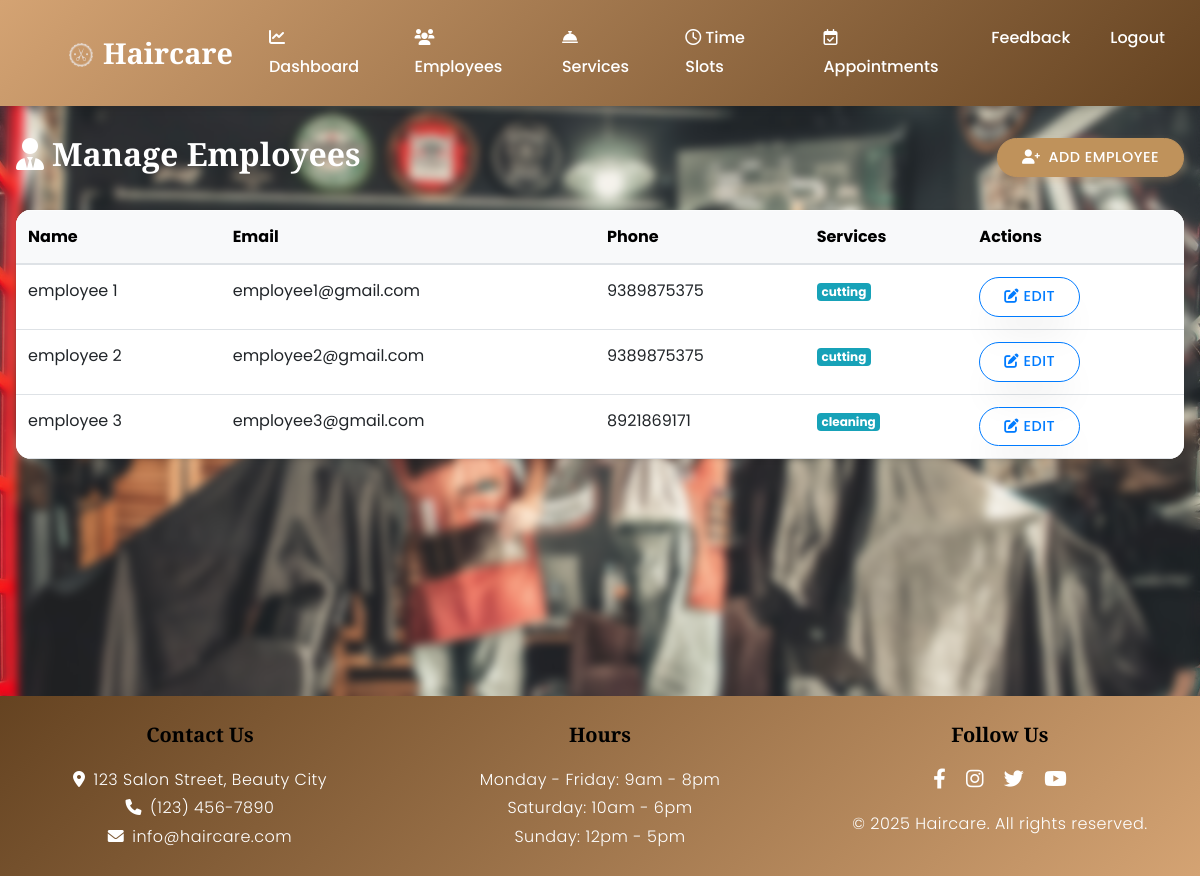
The app's page /employees/ (signed in) with its own data.
### salon_app/models.py (models this page shows, shortened)
class Employee(models.Model):
    user = models.OneToOneField(User, on_delete=models.CASCADE, related_name='employee_profile')
    services = models.ManyToManyField(Service, related_name='employees')
    bio = models.TextField(blank=True, null=True)

class User(AbstractUser):
    USER_TYPE_CHOICES = (
        ('ADMIN', 'Admin'),
        ('CUSTOMER', 'Customer'),
        ('EMPLOYEE', 'Employee'),
    )
    username = None
    email = models.EmailField(unique=True)
    phone = models.CharField(max_length=15, blank=True, null=True)
    address = models.TextField(blank=True, null=True)
    user_type = models.CharField(max_length=10, choices=USER_TYPE_CHOICES, default='CUSTOMER')
    created_at = models.DateTimeField(auto_now_add=True)
    updated_at = models.DateTimeField(auto_now=True)
    USERNAME_FIELD = 'email'
    REQUIRED_FIELDS = []
    objects = UserManager()

class Service(models.Model):
    name = models.CharField(max_length=100)
    description = models.TextField()
    price = models.DecimalField(max_digits=10, decimal_places=2)
    duration = models.IntegerField(help_text="Duration in minutes")
    created_at = models.DateTimeField(auto_now_add=True)
    updated_at = models.DateTimeField(auto_now=True)

### salon_app/views.py (the view)
# urls.py: path('employees/', views.manage_employees, name='manage_employees'),
@login_required
@user_passes_test(is_admin)
def manage_employees(request):
    employees = Employee.objects.all()
    return render(request, 'admin/manage_employees.html', {
        'employees': employees
    })

### salon_app/views.py (called while the page is built)
def is_admin(user):
    return user.is_authenticated and user.user_type == 'ADMIN'

### salon_app/templates/admin/manage_employees.html (shortened to what this page needs)
{% extends 'base.html' %}
{% block content %}
<div class="d-flex justify-content-between align-items-center mb-4">
    <h2>
        <i class="fas fa-user-tie me-2"></i>Manage Employees
    </h2>
    <a href="{% url 'add_employee' %}" class="btn btn-primary">
        <i class="fas fa-user-plus me-2"></i>Add Employee
    </a>
</div>
<div class="card shadow-sm">
    <div class="card-body p-0">
        {% if employees %}
            <div class="table-responsive">
                <table class="table table-hover mb-0">
                    <thead class="table-light">
                        <tr>
                            <th>Name</th>
                            <th>Email</th>
                            <th>Phone</th>
                            <th>Services</th>
                            <th>Actions</th>
                        </tr>
                    </thead>
                    <tbody>
                        {% for employee in employees %}
                            <tr>
                                <td>{{ employee.user.first_name }} {{ employee.user.last_name }}</td>
                                <td>{{ employee.user.email }}</td>
                                <td>{{ employee.user.phone }}</td>
                                <td>
                                    {% for service in employee.services.all %}
                                        <span class="badge bg-info">{{ service.name }}</span>
                                    {% empty %}
                                        <span class="text-muted">No services assigned</span>
                                    {% endfor %}
                                </td>
                                <td>
                                    <a href="{% url 'edit_employee' employee.id %}" class="btn btn-sm btn-outline-primary">
                                        <i class="fas fa-edit"></i> Edit
                                    </a>
                                </td>
                            </tr>
                        {% endfor %}
                    </tbody>
                </table>
            </div>
        {% endif %}
    </div>
</div>
{% endblock %}

### records on screen
Employee: user.first_name "employee", user.last_name "1", user.email "employee1@gmail.com", user.phone "9389875375"
Service: name "cutting"
Employee: user.first_name "employee", user.last_name "2", user.email "employee2@gmail.com", user.phone "9389875375"
Employee: user.first_name "employee", user.last_name "3", user.email "employee3@gmail.com", user.phone "8921869171"
Service: name "cleaning"
